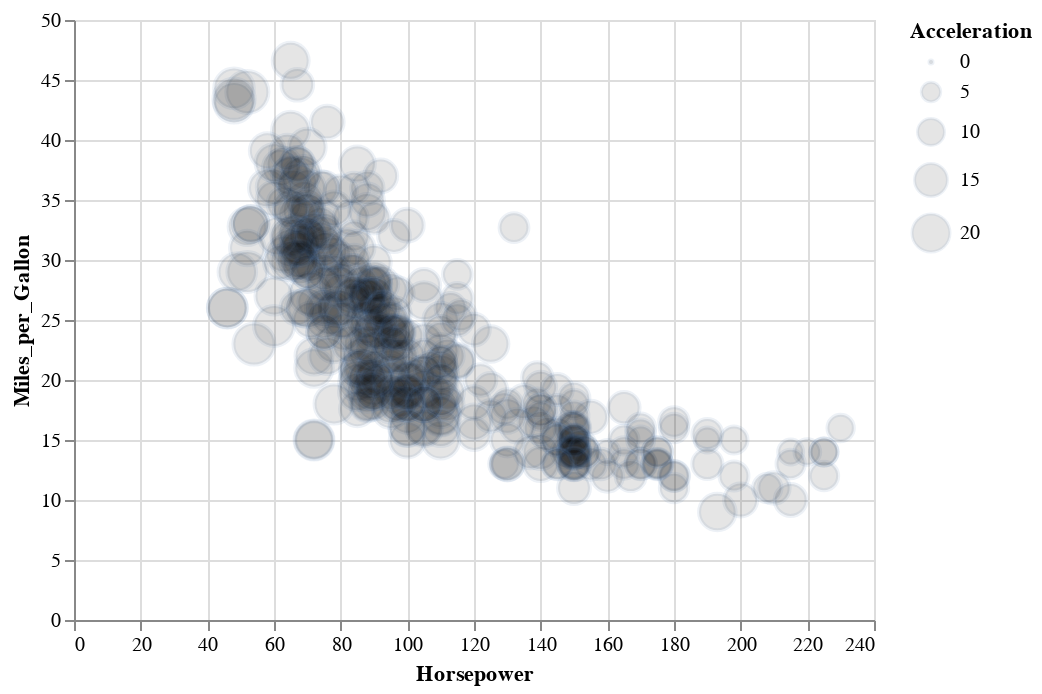

This figure's notebook cell:
### Code cell
alt.renderers.enable('default')
chart(expr.execute())

### Figure 1 — Vega-Lite specification as saved in the notebook (floating-point values rounded to 4 significant figures; data arrays with more than 128 entries replaced by an {"elided": "..."} marker saying what was removed)
{"$schema": "https://vega.github.io/schema/vega-lite/v2.4.1.json", "config": {"view": {"height": 300, "width": 400}}, "data": {"values": {"elided": "406 records"}}, "encoding": {"size": {"field": "Acceleration", "scale": {"domain": [0, 20]}, "type": "quantitative"}, "x": {"field": "Horsepower", "scale": {"domain": [0, 240], "range": "width"}, "type": "quantitative"}, "y": {"field": "Miles_per_Gallon", "scale": {"domain": [0, 50], "range": "height"}, "type": "quantitative"}}, "mark": {"fill": "black", "opacity": 0.1, "type": "point"}}
